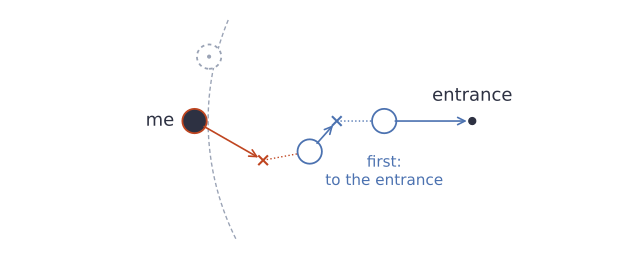

Write Python code to recreate this figure.
"""Queueing: each person targets 0.7 m behind the nearest person ahead (slides)."""

import matplotlib.pyplot as plt
import numpy as np
from matplotlib.patches import Arc, Circle

INK, ACCENT, SOFT, BLUE = "#2d3142", "#bf4520", "#9aa3b5", "#4c72b0"
E = np.array([6.6, 1.0])
SPACING = 0.7
first, mid, me = np.array([5.3, 1.0]), np.array([4.2, 0.55]), np.array([2.5, 1.0])
# Only 0.1 m closer to E than me: not ahead.
beside = E + (np.linalg.norm(E - me) - 0.1) * np.array([-np.cos(0.24), np.sin(0.24)])

plt.rcParams.update({"font.family": "DejaVu Sans", "font.size": 13})
fig, ax = plt.subplots(figsize=(6.4, 2.7))


def person(p, colour, fill="white", ls="-"):
    ax.add_patch(Circle(p, 0.18, fc=fill, ec=colour, lw=1.3, ls=ls, zorder=3))


def target_behind(p):
    u = (E - p) / np.linalg.norm(E - p)
    return p - SPACING * u


def step(src, dst, colour):
    ax.annotate("", dst, src, arrowprops=dict(arrowstyle="->", color=colour,
                                              lw=1.2, shrinkA=8, shrinkB=4))


ax.plot(*E, "o", color=INK, ms=5)
ax.annotate("entrance", E + np.array([0.0, 0.3]), ha="center", color=INK)

person(first, BLUE)
step(first, E, BLUE)
ax.annotate("first:\nto the entrance", first + np.array([0.0, -0.75]),
            ha="center", va="center", color=BLUE, fontsize=11)

for follower, ahead, colour in ((mid, first, BLUE), (me, mid, ACCENT)):
    q = target_behind(ahead)
    person(follower, colour, fill=INK if follower is me else "white")
    ax.plot(*q, marker="x", color=colour, ms=7, mew=1.5, zorder=4)
    ax.plot(*np.column_stack([q, ahead]), ":", color=colour, lw=1)
    step(follower, q, colour)

ax.annotate("me", me + np.array([-0.3, 0.0]), ha="right", va="center", color=INK)
# Boundary of "ahead": 0.2 m closer to the entrance than me.
r = np.linalg.norm(E - me) - 0.2
ax.add_patch(Arc(E, 2 * r, 2 * r, theta1=150, theta2=207, ec=SOFT, lw=1.0,
                 ls=(0, (3, 2))))

person(beside, SOFT, ls=(0, (2, 2)))
ax.plot(*beside, ".", color=SOFT, ms=4, zorder=4)

ax.set_xlim(1.6, 7.1)
ax.set_ylim(-0.9, 2.5)
ax.set_aspect("equal")
ax.axis("off")
fig.tight_layout()
fig.savefig("queue.svg")
fig.savefig("queue.pdf")
